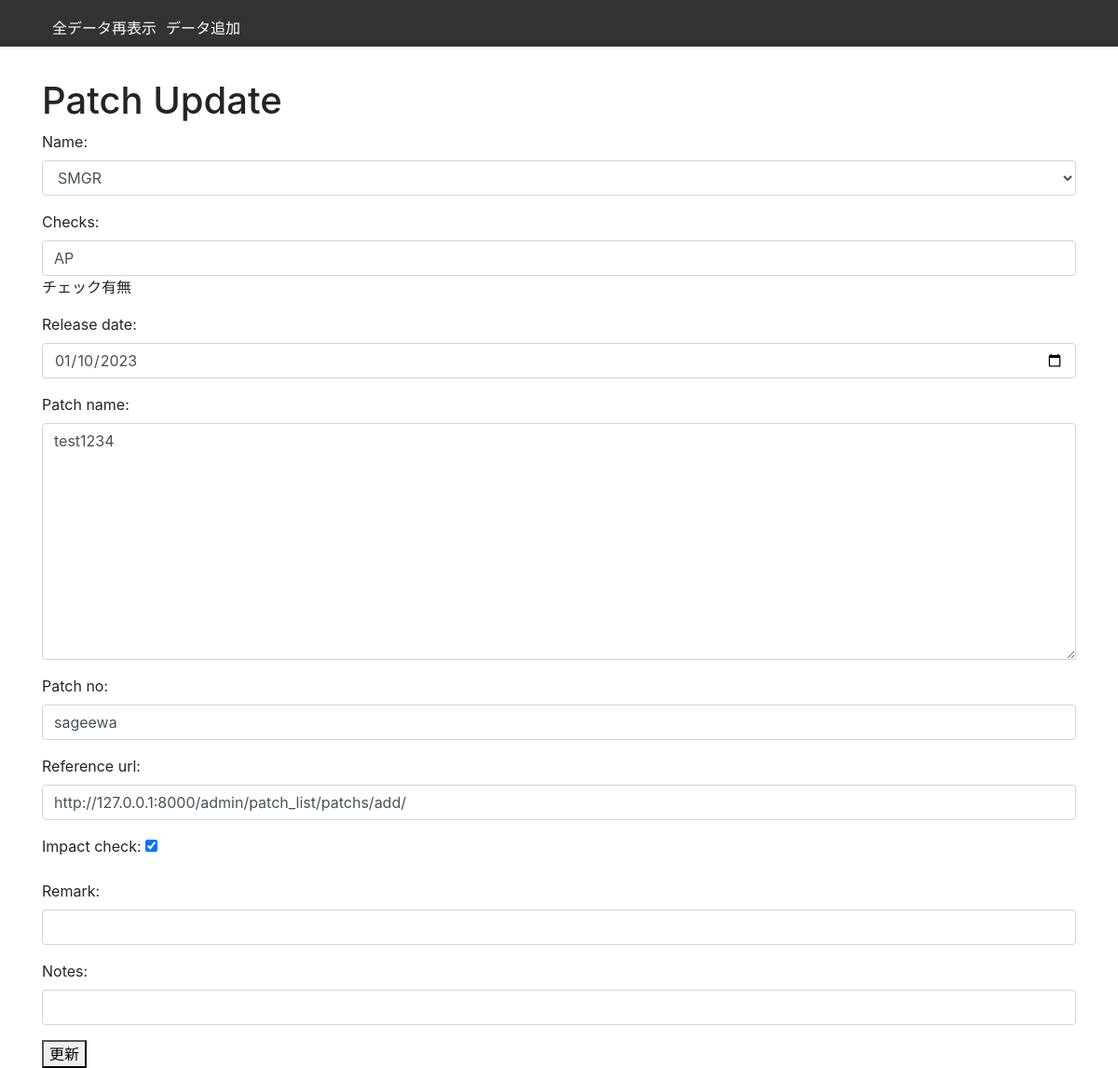
The page /patch/update/14/ on the database its author committed.
### patch_list/models.py (models this page shows, shortened)
class Patchs(models.Model):
    name = models.CharField(max_length=100)
    checks = models.CharField(max_length=100,help_text='チェック有無')
    release_date = models.DateField()
    patch_name = models.CharField(max_length=100)
    patch_no = models.CharField(max_length=100)
    reference_url = models.URLField()
    updated_at = models.DateTimeField(auto_now=True)
    impact_check = models.BooleanField(default=False)
    created_at = models.DateTimeField(auto_now_add=True)
    Remark = models.TextField(max_length=10000, blank=True)
    Notes = models.TextField(max_length=10000, blank=True)
    class Meta:
        ordering = ['-updated_at']
        db_table = "patchlists"

### patch_list/views.py (the view)
# urls.py: path('update/<int:pk>/', patch_update, name='update'),
def patch_update(request, pk):
    patch = Patchs.objects.get(pk=pk)
    if request.method == 'POST':
        form = PatchForm(request.POST, instance=patch)
        if form.is_valid():
            form.save()
            return redirect('patch_list:list')
    else:
        form = PatchForm(instance=patch)
    return render(request, 'patch/patch_update.html', {'form': form})

### patch_list/forms.py
class PatchForm(forms.ModelForm):
    application_choices = [('ACM', 'ACM'), ('CMS', 'CMS'), ('AES', 'AES'), ('SMGR', 'SMGR')]
    name = forms.ChoiceField(choices=application_choices,
                             widget=forms.Select(attrs={'class': 'form-control'}))
    class Meta:
        model = Patchs
        fields = '__all__'
        widgets = {
            'checks': forms.TextInput(attrs={'class': 'form-control'}),
            'release_date': forms.DateInput(attrs={'type': 'date', 'class': 'form-control'}),
            'patch_name': forms.Textarea(attrs={'class': 'form-control'}),
            'patch_no': forms.TextInput(attrs={'class': 'form-control'}),
            'reference_url': forms.URLInput(attrs={'class': 'form-control'}),
            'patch_no': forms.TextInput(attrs={'class': 'form-control'}),
            'reference_url': forms.URLInput(attrs={'class': 'form-control'}),
            'Notes': forms.URLInput(attrs={'class': 'form-control'}),
            'Remark': forms.URLInput(attrs={'class': 'form-control'}),
        }

### templates/patch/patch_update.html (shortened to what this page needs)
{% extends 'base_for_patch.html' %}
{% block content %}
    <h1>Patch Update</h1>
    <form method="POST">
        {{ form.as_p }}
        <button type="submit">更新</button>
    </form>
{% endblock %}

### static/css/style_for_patch.css (style rules this page uses)
h1 { margin-top: 60px; }

### rows shown on the page
Patchs: name "SMGR", checks "AP", release_date "01/10/2023", patch_name "test1234", patch_no "sageewa", reference_url "http://127.0.0.1:8000/admin/patch_list/patchs/add/", impact_check "☑"
